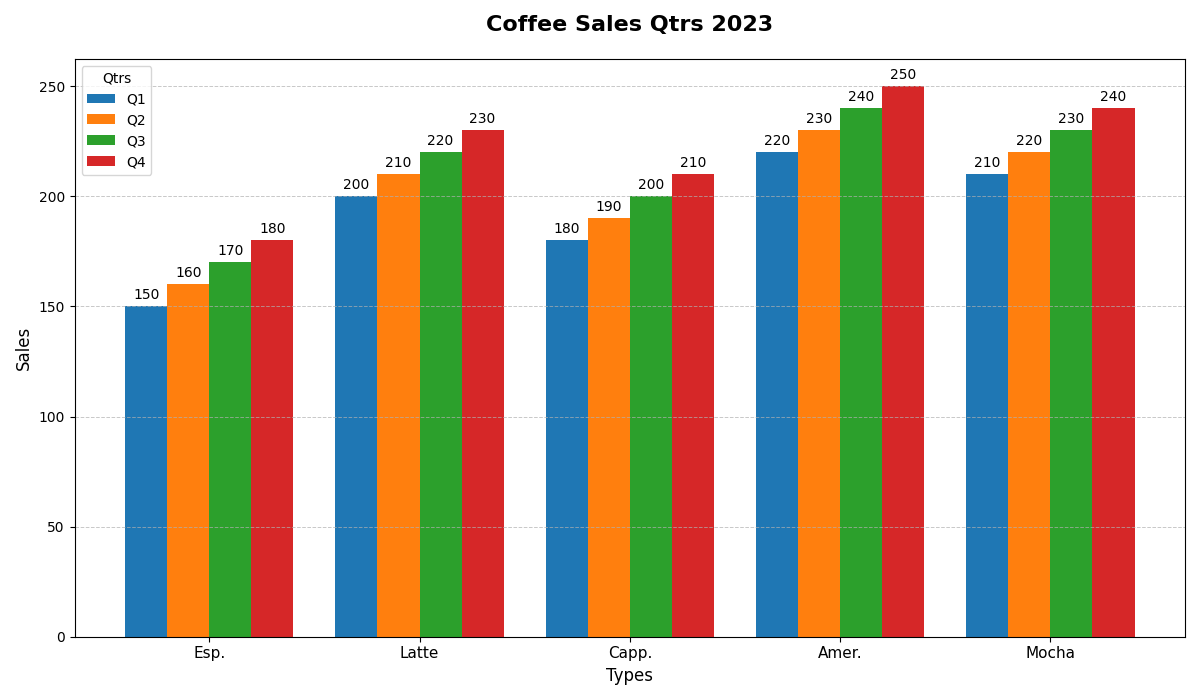

Generate this figure with Python:
import matplotlib.pyplot as plt
import numpy as np

coffee_types = ['Esp.', 'Latte', 'Capp.', 'Amer.', 'Mocha']

sales_Q1 = [150, 200, 180, 220, 210]
sales_Q2 = [160, 210, 190, 230, 220]
sales_Q3 = [170, 220, 200, 240, 230]
sales_Q4 = [180, 230, 210, 250, 240]

data = [sales_Q1, sales_Q2, sales_Q3, sales_Q4]

x = np.arange(len(coffee_types))

fig, ax = plt.subplots(figsize=(12, 7))
width = 0.2

colors = ['#1f77b4', '#ff7f0e', '#2ca02c', '#d62728']
for i, (sales, color) in enumerate(zip(data, colors)):
    rects = ax.bar(x + i * width, sales, width, label=f'Q{i+1}', color=color)
    for rect in rects:
        height = rect.get_height()
        ax.annotate(f'{height}', xy=(rect.get_x() + rect.get_width() / 2, height),
                    xytext=(0, 3), textcoords="offset points", ha='center', va='bottom', fontsize=10)

ax.set_title('Coffee Sales Qtrs 2023', fontsize=16, fontweight='bold', pad=20)
ax.set_xlabel('Types', fontsize=12)
ax.set_ylabel('Sales', fontsize=12)
ax.set_xticks(x + width * 1.5)
ax.set_xticklabels(coffee_types, fontsize=11)
ax.legend(title='Qtrs', fontsize=10, loc='upper left')

ax.yaxis.grid(True, linestyle='--', linewidth=0.7, alpha=0.7)

plt.tight_layout()
plt.show()
